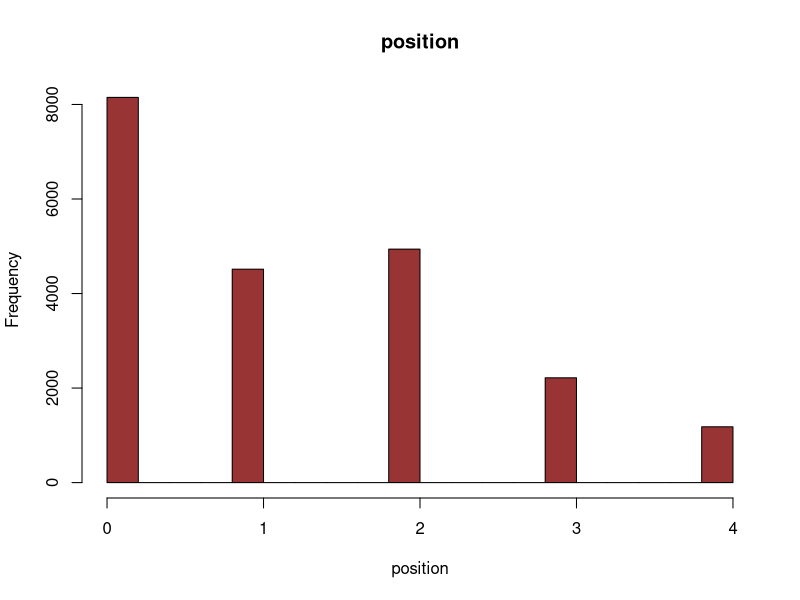
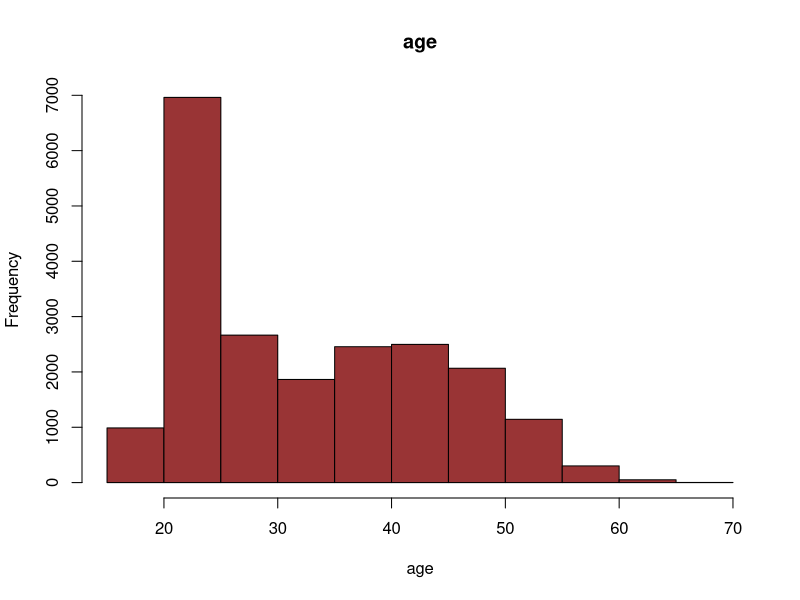
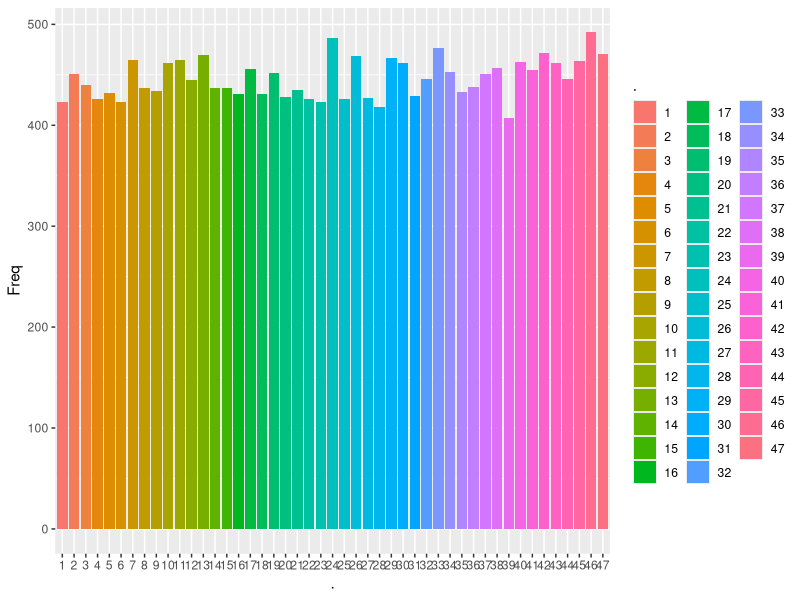
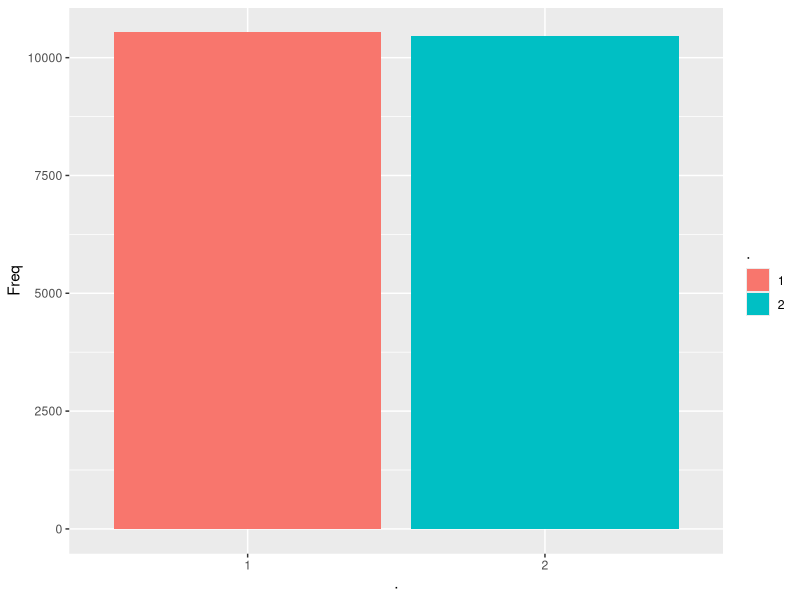
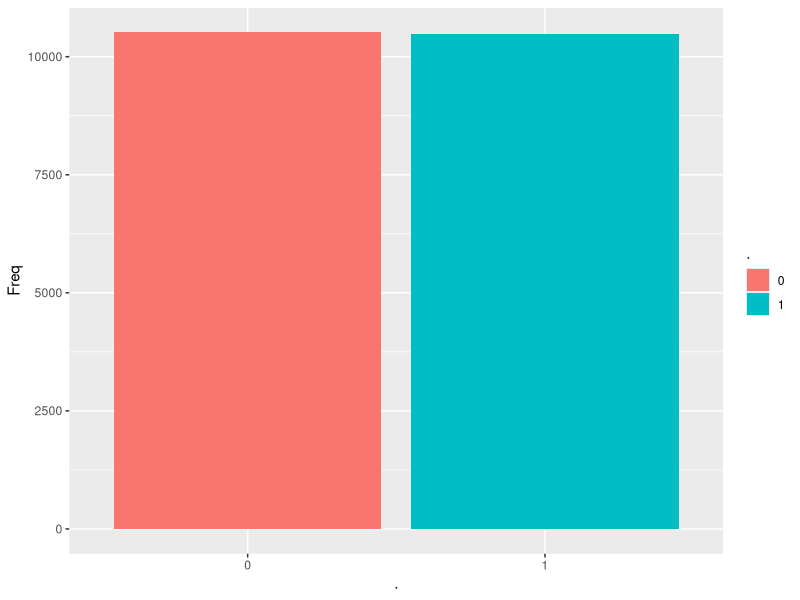
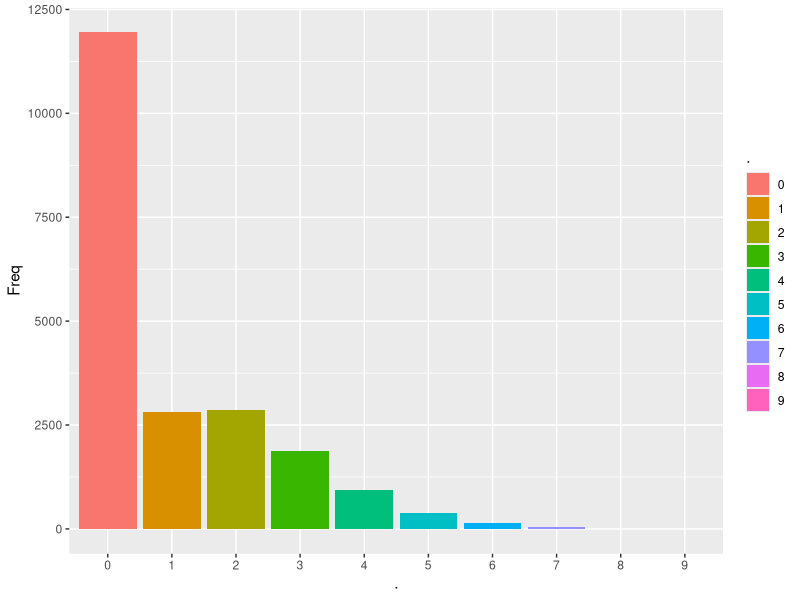
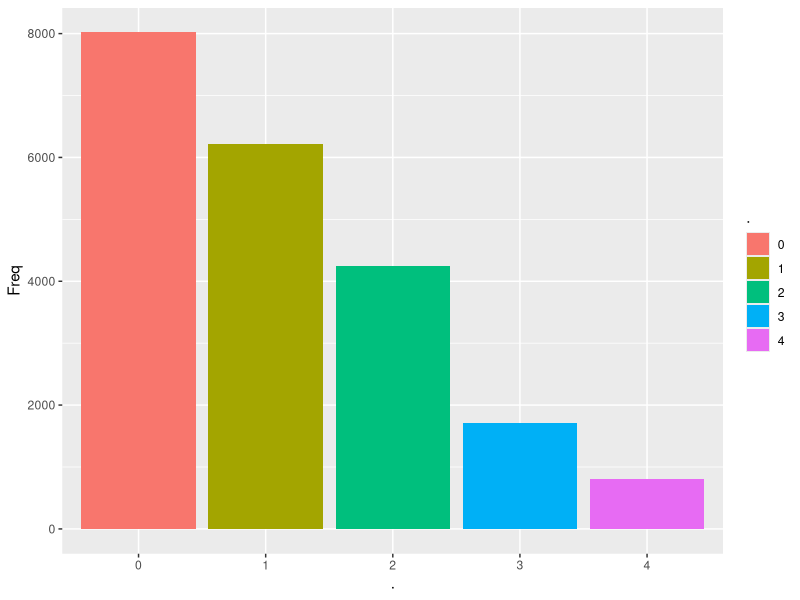
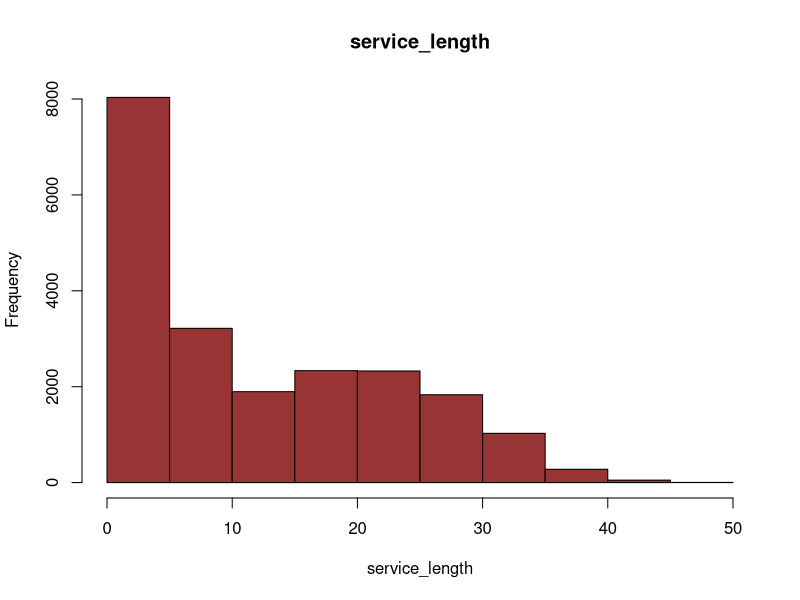

Source code (R) for these figures, in order:
## ---- chunk 1
if(!require(caret)) install.packages("caret", repos = "http://cran.us.r-project.org")
if(!require(ggplot2)) install.packages("ggplot2", repos = "http://cran.us.r-project.org")
if(!require(dplyr)) install.packages("dplyr", repos = "http://cran.us.r-project.org")
if(!require(readxl)) install.packages("readxl", repos = "http://cran.us.r-project.org")
if(!require(readr)) install.packages("readr", repos = "http://cran.us.r-project.org")
## ---- chunk 2
# https://github.com/TAKAOKA-Masahiro/salary_prediction

test_data_eng <- read_csv("test_data_eng.csv")
train_data_eng <- read_csv("train_data_eng.csv")
## ---- chunk 3
# Model Building on eng data set
## Create test dataset and train dataset
# set.seed

head(test_data_eng)
head(train_data_eng)
nrow(test_data_eng)
nrow(train_data_eng)

# check null
sum(is.na(train_data_eng))
sum(is.na(test_data_eng))

# EDA about position
hist(train_data_eng$position, main="position", xlab="position", col="#993435")
# EDA about age
hist(train_data_eng$age, main="age", xlab="age", col="#993435")
# EDA about area
train_data_eng$area %>%
  table %>%
  as.data.frame() %>%
  ggplot(aes(x =  ., y = Freq, fill = .)) +
  geom_bar(stat = "identity")
# EDA about sex
train_data_eng$sex %>%
  table %>%
  as.data.frame() %>%
  ggplot(aes(x =  ., y = Freq, fill = .)) +
  geom_bar(stat = "identity")
# EDA about partner
train_data_eng$partner %>%
  table %>%
  as.data.frame() %>%
  ggplot(aes(x =  ., y = Freq, fill = .)) +
  geom_bar(stat = "identity")
# EDA about num_child
train_data_eng$num_child %>%
  table %>%
  as.data.frame() %>%
  ggplot(aes(x =  ., y = Freq, fill = .)) +
  geom_bar(stat = "identity")
# EDA about education
train_data_eng$education %>%
  table %>%
  as.data.frame() %>%
  ggplot(aes(x =  ., y = Freq, fill = .)) +
  geom_bar(stat = "identity")
# EDA about service_length
hist(train_data_eng$service_length, main="service_length", xlab="service_length", col="#993435")
# EDA about study_time
hist(train_data_eng$study_time, main="study_time", xlab="study_time", col="#993435")
# EDA about commute
hist(train_data_eng$commute, main="commute", xlab="commute", col="#993435")
# EDA about overtime
hist(train_data_eng$overtime, main="overtime", xlab="overtime", col="#993435")
# EDA about salary
hist(train_data_eng$salary, main="salary", xlab="salary", col="#993435")


# Scatter plot of "commute" and "salary"
plot(train_data_eng$commute,train_data_eng$salary)

test_train3 <- train_data_eng %>% filter((area == 13 | area == 27) & partner == 0) 
head(test_train3)
plot(test_train3$commute,test_train3$salary)

test_train4 <- train_data_eng %>% filter(area != 13 & area != 27 & partner == 0) 
head(test_train4)
plot(test_train4$commute,test_train4$salary)
